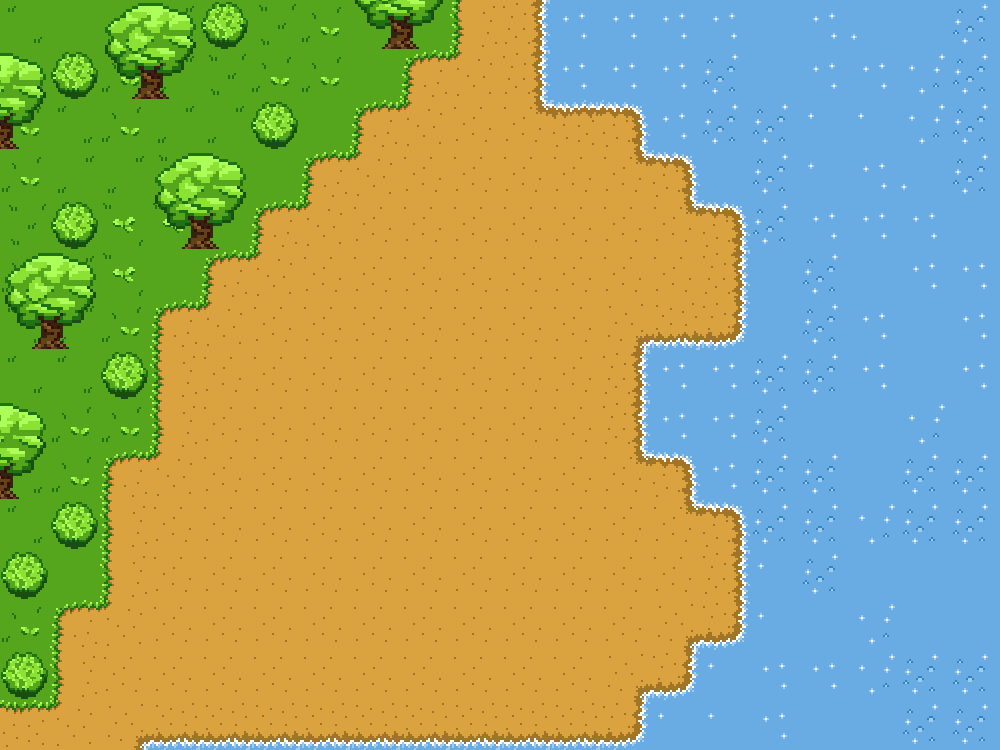

This is a level from a 2D game, rendered from its Tiled map with the project's own tilesets. A one-line summary and the map file follow, with tile-layer data summarised:
An orthogonal 20x15 tile map with 50x50 px tiles, 3 tile layers (Background, Path, Obstacles) and 1 object (changer).

<map version="1.10" tiledversion="1.10.0" orientation="orthogonal" renderorder="right-down" width="20" height="15" tilewidth="50" tileheight="50" infinite="0" nextlayerid="8" nextobjectid="2">
 <tileset firstgid="1" source="pixil_tileset_3.tsx" />
 <group id="3" name="Back">
  <layer id="2" name="Background" width="20" height="15">
   <data>[300 cells, 57 non-empty, 6 distinct tile ids]</data>
  </layer>
  <layer id="1" name="Path" width="20" height="15">
   <data>[300 cells, 150 non-empty, 12 distinct tile ids]</data>
  </layer>
 </group>
 <layer id="4" name="Obstacles" width="20" height="15">
  <data>[300 cells, 120 non-empty, 11 distinct tile ids]</data>
 </layer>
 <group id="6" name="Doors">
  <objectgroup id="7" name="North">
   <object id="1" name="changer" x="450" y="0" width="100" height="1">
    <properties>
     <property name="nextScene" value="World2_1" />
    </properties>
   </object>
  </objectgroup>
 </group>
</map>
